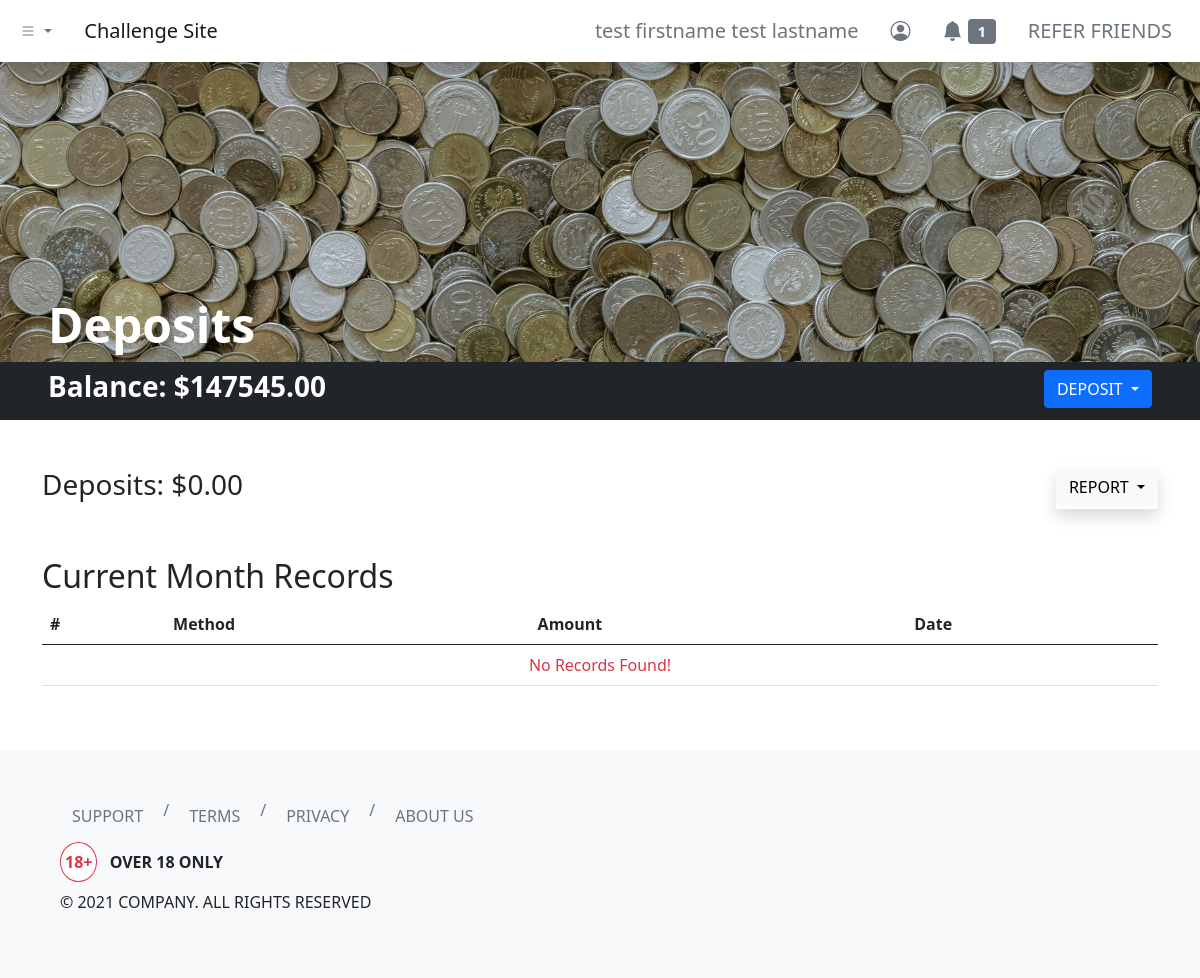
Screenshot of /dashboard/deposits/?report-filter=current-month (signed in) with the database file from the repository.
### tables this page shows
CREATE TABLE `users` (
  `id` int(11) NOT NULL,
  `username` varchar(255) NOT NULL,
  `first_name` varchar(255) NOT NULL,
  `last_name` varchar(255) NOT NULL,
  `email` varchar(255) NOT NULL,
  `user_password` varchar(255) NOT NULL,
  `balance` decimal(65,30) UNSIGNED NOT NULL DEFAULT 0.000000000000000000000000000000,
  `skill_points` int(11) NOT NULL
);

### php-apis/clean-input.php (called while the page is built)
<?php
function clean_input($data)
{
    $data = trim($data);
    $data = stripslashes($data);
    $data = htmlspecialchars($data);
    return $data;
}

### dashboard/deposits/index.php (the view, shortened to what this page needs)
<?php
include '../../header.php';
?>
<link rel="stylesheet" href="./index.css">
<div class="hero bg-dark d-flex align-items-end px-5">
    <h1 class="text-white display-5 fw-bold">Deposits</h1>
</div>
<div class="container-fluid bg-dark py-2 px-5">
    <div class="row">
        <div class="col d-flex justify-content-between">
            <h3 class="text-white fw-bold">Balance:
                <?php
                include_once '../../php-apis/db-config.php';
                include_once '../../php-apis/clean-input.php';
                $user_id = $_SESSION['id'];
                $sql3 = "SELECT * FROM users WHERE id=$user_id";
                $result3 = mysqli_query($conn, $sql3);
                if (mysqli_num_rows($result3) > 0) {
                    while ($row3 = mysqli_fetch_assoc($result3)) {
                        echo '$' . number_format($row3['balance'], 2, '.', '');
                    }
                } else {
                    header("Location: ../../php-apis/logout.php");
                    die();
                }
                ?>
            </h3>
            <div class="dropdown">
                <button class="btn btn-primary dropdown-toggle text-uppercase" type="button" data-bs-toggle="dropdown" aria-expanded="false">
                    Deposit
                </button>
            </div>
        </div>
    </div>
</div>
<div class="container my-5">
    <div class="row">
        <div class="col">
            <h3>Deposits:
                <?php
                $sql = "SELECT SUM(amount) AS depositSum FROM deposit_log WHERE deposit_by = $user_id";
                $result = mysqli_query($conn, $sql);
                if (mysqli_num_rows($result) > 0) {
                    while ($row = mysqli_fetch_assoc($result)) {
                        echo '$' . number_format($row['depositSum'], 2, '.', '');
                    }
                } else {
                    echo "$0.00";
                }
                ?>
            </h3>
        </div>
        <div class="col d-flex">
            <div class="dropdown shadow ms-auto">
                <button class="btn btn-light dropdown-toggle text-uppercase" type="button" data-bs-toggle="dropdown" aria-expanded="false">
                    Report
                </button>
            </div>
        </div>
    </div>
</div>
<div class="container my-5">
    <div class="row">
        <div class="col">
            <h2 class="text-capitalize"><?php echo (isset($_GET['report-filter']) && !empty($_GET['report-filter'])) ? (str_replace("-", " ", mysqli_real_escape_string($conn, clean_input($_GET['report-filter'])))) : ("All") ?> Records</h2>
            <table class="table">
                <thead>
                    <tr>
                        <th scope="col">#</th>
                        <th scope="col">Method</th>
                        <th scope="col">Amount</th>
                        <th scope="col">Date</th>
                    </tr>
                </thead>
                <tbody>
                    <?php
                    if (isset($_GET['report-filter']) && !empty($_GET['report-filter'])) {
                        $reportFilter = mysqli_real_escape_string($conn, clean_input($_GET["report-filter"]));
                        switch ($reportFilter) {
                            case "current-month":
                                $sql2 = "SELECT * FROM deposit_log WHERE MONTH(server_timestamp) = MONTH(CURRENT_DATE()) AND YEAR(server_timestamp) = YEAR(CURRENT_DATE()) AND deposit_by = $user_id ORDER BY server_timestamp DESC";
                                break;
                        }
                    } else {
                        $sql2 = "SELECT * FROM deposit_log WHERE deposit_by = $user_id ORDER BY server_timestamp DESC";
                    }
                    $result2 = mysqli_query($conn, $sql2);
                    if (mysqli_num_rows($result2) > 0) {
                        $count = 1;
                        while ($row2 = mysqli_fetch_assoc($result2)) {
                    ?>
                            <tr>
                                <th scope="row"><?php echo $count; ?></th>
                                <td><?php echo $row2['method']; ?></td>
                                <td><?php echo '$' . number_format($row2['amount'], 2, '.', ''); ?></td>
                                <td><?php echo $row2['client_date']; ?></td>
                            </tr>
                        <?php
                            $count++;
                        }
                    } else {
                        ?>
                        <tr>
                            <td colspan="4" class="text-center text-danger">No Records Found!</td>
                        </tr>
                    <?php } ?>
                </tbody>
            </table>
        </div>
    </div>
</div>
<?php
include '../../footer.php';
?>

### header.php (shortened to what this page needs)
<?php
function urlPrefix()
{
    if (basename(getcwd()) === basename(__DIR__)) {
        return './';
    } elseif (basename(dirname(getcwd())) === basename(__DIR__)) {
        return '../';
    } elseif (basename(dirname(dirname(getcwd()))) === basename(__DIR__)) {
        return '../../';
    } elseif (basename(dirname(dirname(dirname(getcwd())))) === basename(__DIR__)) {
        return '../../../';
    } else {
        return './';
    }
}
?>
<!DOCTYPE html>
<html lang="en">
<head>
    <link href="https://cdn.jsdelivr.net/npm/bootstrap@5.0.0-beta2/dist/css/bootstrap.min.css" rel="stylesheet">
    <link rel="stylesheet" href="https://cdn.jsdelivr.net/npm/bootstrap-icons@1.3.0/font/bootstrap-icons.css">
</head>
<body>
    <nav class="navbar navbar-expand-sm navbar-light bg-white shadow">
        <div class="container-fluid">
            <ul class="navbar-nav me-4">
                <li class="nav-item dropdown">
                    <a class="nav-link dropdown-toggle" href="#" id="navbarDropdownMenuLink" role="button" data-bs-toggle="dropdown" aria-expanded="false">
                        <i class="bi bi-list"></i>
                    </a>
                </li>
            </ul>
            <a class="navbar-brand" href="<?php echo urlPrefix(); ?>">Challenge Site</a>
            <div class="collapse navbar-collapse" id="navbarNavDropdown">
                <ul class="navbar-nav ms-auto">
                    <?php if (isset($_SESSION['id'])) { ?>
                        <li class="nav-item">
                            <a class="btn btn-lg btn-outline-secondary border-0" aria-current="page" href="<?php echo urlPrefix() . 'dashboard/profile/'; ?>">
                                <?php
                                include_once urlPrefix() . 'php-apis/db-config.php';
                                $user_id = $_SESSION['id'];
                                $sql = "SELECT * FROM users WHERE id=$user_id";
                                $result = mysqli_query($conn, $sql);
                                if (mysqli_num_rows($result) > 0) {
                                    while ($row = mysqli_fetch_assoc($result)) {
                                        echo $row['first_name'] . ' ' . $row['last_name'];
                                    }
                                } else {
                                    header("Location: " . urlPrefix() . "php-apis/logout.php");
                                    die();
                                }
                                ?>
                            </a>
                        </li>
                        <li class="nav-item">
                            <a class="btn btn-lg btn-outline-secondary border-0" aria-current="page" href="<?php echo urlPrefix() . 'dashboard/profile/'; ?>"><i class="bi bi-person-circle"></i></a>
                        </li>
                        <li class="nav-item">
                            <a class="btn btn-lg btn-outline-secondary border-0" aria-current="page" href="<?php echo urlPrefix() . 'dashboard/notifications/'; ?>">
                                <i class="bi bi-bell-fill"></i>
                                <span class="badge bg-secondary">
                                    <?php
                                    $sql2 = "SELECT COUNT(*) AS unread_notifs FROM notifications WHERE notif_for = $user_id AND notif_status = 'unread'";
                                    $result2 = mysqli_query($conn, $sql2);
                                    if (mysqli_num_rows($result2) > 0) {
                                        while ($row2 = mysqli_fetch_assoc($result2)) {
                                            echo $row2['unread_notifs'];
                                        }
                                    } else {
                                        echo "0";
                                    }
                                    ?>
                                </span>
                            </a>
                        </li>
                        <li class="nav-item">
                            <a class="btn btn-lg btn-outline-secondary border-0" aria-current="page" href="<?php echo urlPrefix() . 'dashboard/refer/'; ?>">REFER FRIENDS</a>
                        </li>
                    <?php } else { ?>
                        <li class="nav-item">
                            <a class="btn btn-lg btn-outline-secondary border-0" aria-current="page" href="<?php echo urlPrefix() . 'login/'; ?>">ENTER</a>
                        </li>
                    <?php } ?>
                </ul>
            </div>
        </div>
    </nav>

### dashboard/deposits/index.css (style rules this page uses)
.hero { background-image: url('../../images/pawel-czerwinski-PtHP1wFSSYI-unsplash.jpg'); background-position: center; background-repeat: no-repeat; background-size: cover; min-height: 300px; }

### rows the page displays
users: first_name "test firstname", last_name "test lastname", balance "147545.00"

### other values shown
$row2['unread_notifs'] "1"
$row['depositSum'] "0.00"
